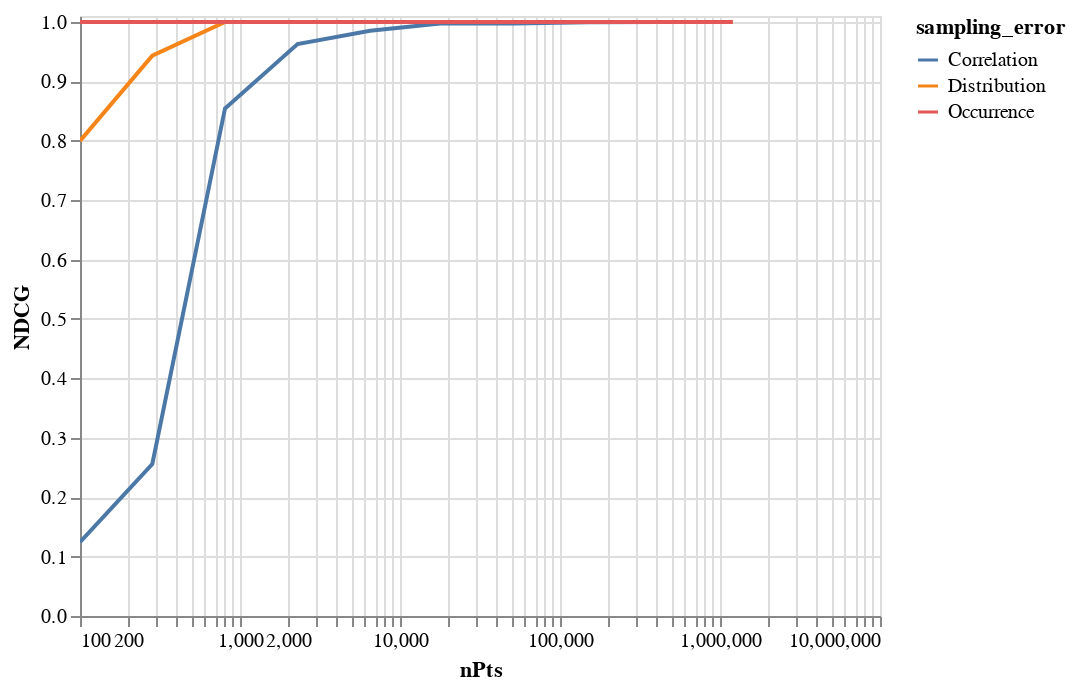

The notebook cell this image was saved under:
### Code cell
import altair as alt
df=pd.read_csv("../result/sampling_error.csv")
alt.Chart(df).mark_line(clip=True).encode(
    x = alt.X("nPts",scale=alt.Scale(type="log")),
    y = alt.Y("NDCG",scale=alt.Scale(domain=(0,1.01))),
    color = "sampling_error"
)

### Figure 1 — Vega-Lite specification as saved in the notebook (floating-point values rounded to 4 significant figures)
{"config": {"view": {"continuousWidth": 400, "continuousHeight": 300}}, "data": {"name": "data-0c787b936b93db41cc4974a0e97f788a"}, "mark": {"type": "line", "clip": true}, "encoding": {"color": {"type": "nominal", "field": "sampling_error"}, "x": {"type": "quantitative", "field": "nPts", "scale": {"type": "log"}}, "y": {"type": "quantitative", "field": "NDCG", "scale": {"domain": [0, 1.01]}}}, "$schema": "https://vega.github.io/schema/vega-lite/v4.8.1.json", "datasets": {"data-0c787b936b93db41cc4974a0e97f788a": [{"nPts": 100, "sampling_error": "Correlation", "NDCG": 0.1244}, {"nPts": 100, "sampling_error": "Distribution", "NDCG": 0.7999}, {"nPts": 100, "sampling_error": "Occurrence", "NDCG": 1.0}, {"nPts": 283, "sampling_error": "Correlation", "NDCG": 0.2556}, {"nPts": 283, "sampling_error": "Distribution", "NDCG": 0.9432}, {"nPts": 283, "sampling_error": "Occurrence", "NDCG": 1.0}, {"nPts": 806, "sampling_error": "Correlation", "NDCG": 0.8544}, {"nPts": 806, "sampling_error": "Distribution", "NDCG": 1.0}, {"nPts": 806, "sampling_error": "Occurrence", "NDCG": 1.0}, {"nPts": 2289, "sampling_error": "Correlation", "NDCG": 0.9627}, {"nPts": 2289, "sampling_error": "Distribution", "NDCG": 1.0}, {"nPts": 2289, "sampling_error": "Occurrence", "NDCG": 1.0}, {"nPts": 6500, "sampling_error": "Correlation", "NDCG": 0.9853}, {"nPts": 6500, "sampling_error": "Distribution", "NDCG": 1.0}, {"nPts": 6500, "sampling_error": "Occurrence", "NDCG": 1.0}, {"nPts": 18459, "sampling_error": "Correlation", "NDCG": 0.9979}, {"nPts": 18459, "sampling_error": "Distribution", "NDCG": 1.0}, {"nPts": 18459, "sampling_error": "Occurrence", "NDCG": 1.0}, {"nPts": 52414, "sampling_error": "Correlation", "NDCG": 0.9974}, {"nPts": 52414, "sampling_error": "Distribution", "NDCG": 1.0}, {"nPts": 52414, "sampling_error": "Occurrence", "NDCG": 1.0}, {"nPts": 148832, "sampling_error": "Correlation", "NDCG": 0.9995}, {"nPts": 148832, "sampling_error": "Distribution", "NDCG": 1.0}, {"nPts": 148832, "sampling_error": "Occurrence", "NDCG": 1.0}, {"nPts": 422609, "sampling_error": "Correlation", "NDCG": 1.0}, {"nPts": 422609, "sampling_error": "Distribution", "NDCG": 1.0}, {"nPts": 422609, "sampling_error": "Occurrence", "NDCG": 1.0}, {"nPts": 1200000, "sampling_error": "Correlation", "NDCG": 1.0}, {"nPts": 1200000, "sampling_error": "Distribution", "NDCG": 1.0}, {"nPts": 1200000, "sampling_error": "Occurrence", "NDCG": 1.0}]}}
